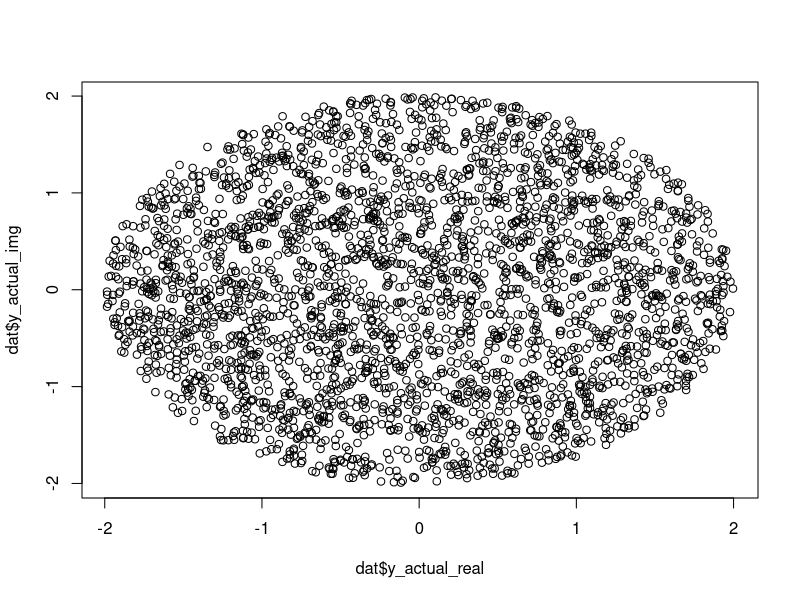
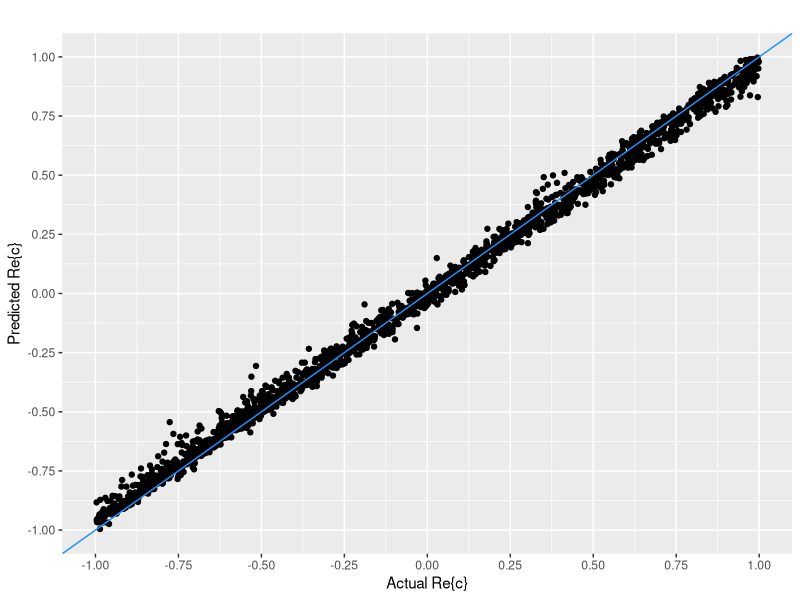
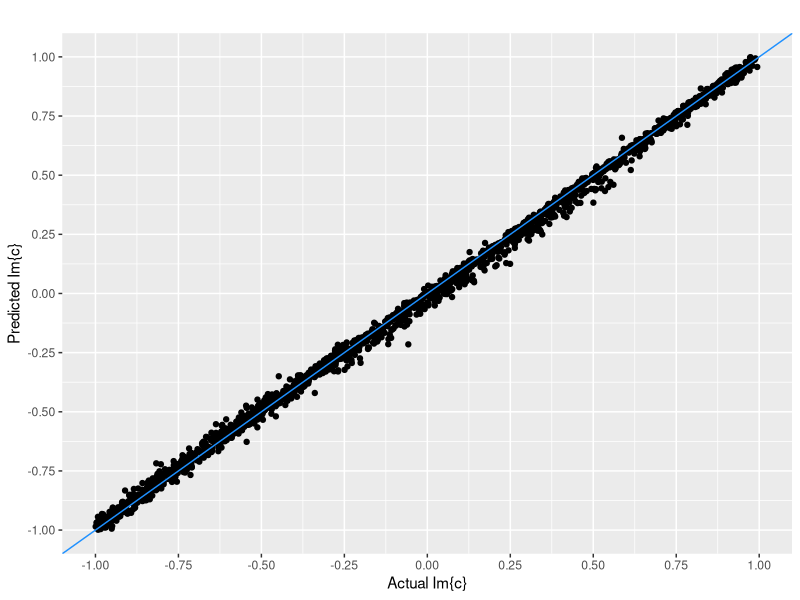

Source code (R) for these figures, in order:

library(tidyverse)
library(ggplot2)

#setwd("~/Documents/Supervised-Julia/regression/cnn")

dat <- read.csv("predictions.csv", header=TRUE)
view(dat)

plot(dat$y_actual_real, dat$y_actual_img)

(p <- ggplot(dat, aes(x=y_actual_real, y=y_pred_real)) +
    geom_point() +
    ggtitle("") + 
    ylab("Predicted Re{c}") +
    xlab("Actual Re{c}") +
    geom_abline(intercept = 0, slope = 1, col="dodgerblue1")+
    scale_x_continuous(limits=c(-1, 1),breaks = seq(-1, 1, by=0.25)) +
    scale_y_continuous(limits=c(-1, 1),breaks = seq(-1, 1, by=0.25)) +
    theme(legend.position="none")
)

(p <- ggplot(dat, aes(x=y_actual_img, y=y_pred_img)) +
    geom_point() +
    ggtitle("") + 
    ylab("Predicted Im{c}") +
    xlab("Actual Im{c}") +
    geom_abline(intercept = 0, slope = 1, col="dodgerblue1")+
    scale_x_continuous(limits=c(-1, 1),breaks = seq(-1, 1, by=0.25)) +
    scale_y_continuous(limits=c(-1, 1),breaks = seq(-1, 1, by=0.25)) +
    theme(legend.position="none")
)
